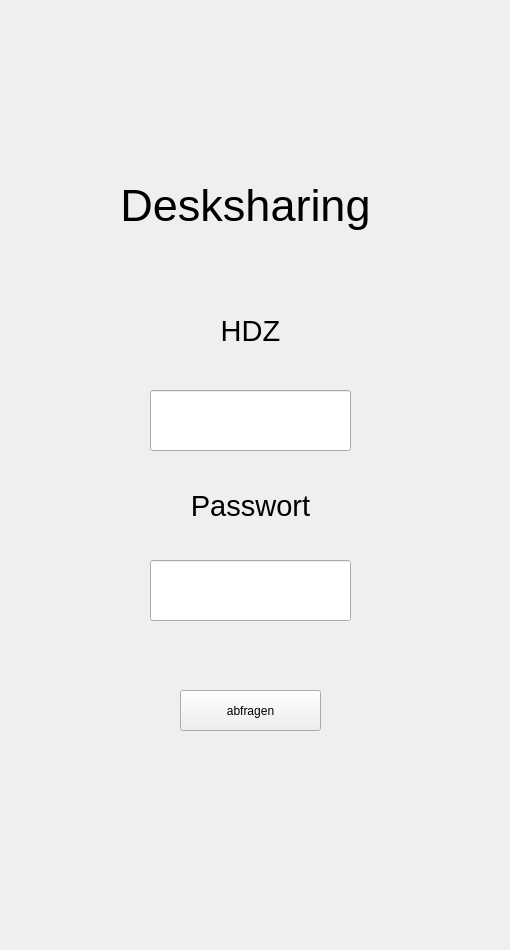
    <widget class="QWidget" name="page">
     <widget class="QLineEdit" name="hdzinput">
      <property name="geometry">
       <rect>
        <x>150</x>
        <y>390</y>
        <width>201</width>
        <height>61</height>
       </rect>
      </property>
      <property name="font">
       <font>
        <pointsize>18</pointsize>
        <stylestrategy>PreferDefault</stylestrategy>
       </font>
      </property>
      <property name="alignment">
       <set>Qt::AlignCenter</set>
      </property>
     </widget>
     <widget class="QLabel" name="label">
      <property name="geometry">
       <rect>
        <x>0</x>
        <y>300</y>
        <width>501</width>
        <height>61</height>
       </rect>
      </property>
      <property name="font">
       <font>
        <pointsize>22</pointsize>
        <stylestrategy>PreferDefault</stylestrategy>
       </font>
      </property>
      <property name="text">
       <string>HDZ</string>
      </property>
      <property name="alignment">
       <set>Qt::AlignCenter</set>
      </property>
     </widget>
     <widget class="QLabel" name="label2">
      <property name="geometry">
       <rect>
        <x>0</x>
        <y>480</y>
        <width>501</width>
        <height>51</height>
       </rect>
      </property>
      <property name="font">
       <font>
        <pointsize>22</pointsize>
        <stylestrategy>PreferDefault</stylestrategy>
       </font>
      </property>
      <property name="text">
       <string>Passwort</string>
      </property>
      <property name="alignment">
       <set>Qt::AlignCenter</set>
      </property>
     </widget>
     <widget class="QLabel" name="label_2">
      <property name="geometry">
       <rect>
        <x>0</x>
        <y>170</y>
        <width>491</width>
        <height>71</height>
       </rect>
      </property>
      <property name="font">
       <font>
        <pointsize>34</pointsize>
        <stylestrategy>PreferDefault</stylestrategy>
       </font>
      </property>
      <property name="text">
       <string>Desksharing</string>
      </property>
      <property name="alignment">
       <set>Qt::AlignCenter</set>
      </property>
     </widget>
     <widget class="QLabel" name="label_3">
      <property name="geometry">
       <rect>
        <x>0</x>
        <y>0</y>
        <width>494</width>
        <height>151</height>
       </rect>
      </property>
      <property name="text">
       <string/>
      </property>
      <property name="pixmap">
       <pixmap resource="bild.qrc">:/logo/logo.png</pixmap>
      </property>
      <property name="scaledContents">
       <bool>true</bool>
      </property>
     </widget>
     <widget class="QPushButton" name="pushButton">
      <property name="geometry">
       <rect>
        <x>180</x>
        <y>690</y>
        <width>141</width>
        <height>41</height>
       </rect>
      </property>
      <property name="text">
       <string>abfragen</string>
      </property>
     </widget>
     <widget class="QLineEdit" name="pwinput">
      <property name="geometry">
       <rect>
        <x>150</x>
        <y>560</y>
        <width>201</width>
        <height>61</height>
       </rect>
      </property>
      <property name="font">
       <font>
        <pointsize>18</pointsize>
        <stylestrategy>PreferDefault</stylestrategy>
       </font>
      </property>
      <property name="echoMode">
       <enum>QLineEdit::Password</enum>
      </property>
      <property name="alignment">
       <set>Qt::AlignCenter</set>
      </property>
     </widget>
     <widget class="QLabel" name="label_9">
      <property name="geometry">
       <rect>
        <x>0</x>
        <y>710</y>
        <width>221</width>
        <height>231</height>
       </rect>
      </property>
      <property name="text">
       <string/>
      </property>
      <property name="pixmap">
       <pixmap resource="bild.qrc">:/sten/sten.jfif</pixmap>
      </property>
     </widget>
     <zorder>hdzinput</zorder>
     <zorder>label</zorder>
     <zorder>label2</zorder>
     <zorder>label_2</zorder>
     <zorder>label_3</zorder>
     <zorder>pwinput</zorder>
     <zorder>label_9</zorder>
     <zorder>pushButton</zorder>
    </widget>
